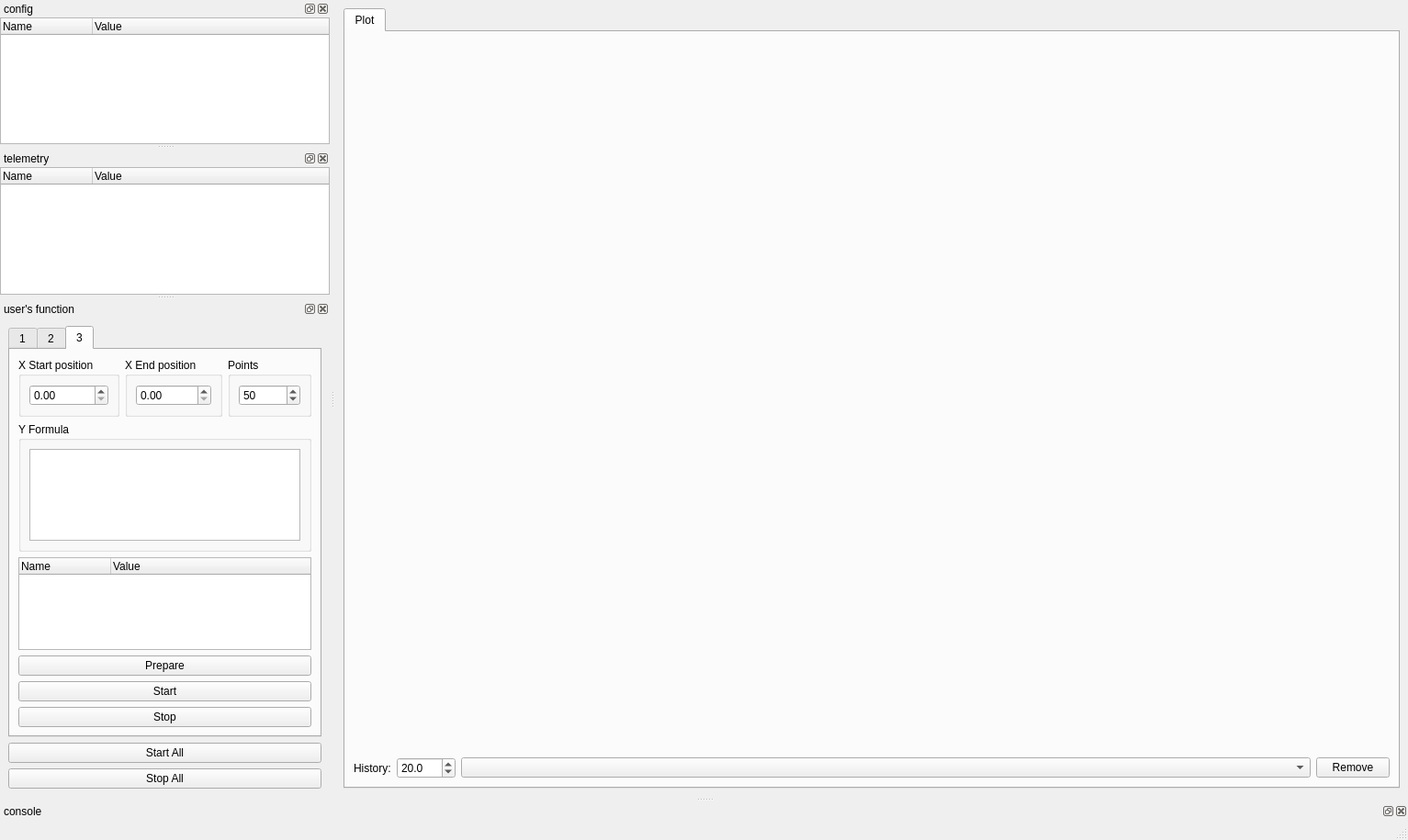
<?xml version="1.0" encoding="UTF-8"?>
<ui version="4.0">
 <class>TviewMainWindow</class>
 <widget class="QMainWindow" name="TviewMainWindow">
  <property name="geometry">
   <rect>
    <x>0</x>
    <y>0</y>
    <width>1533</width>
    <height>915</height>
   </rect>
  </property>
  <property name="windowTitle">
   <string>tview</string>
  </property>
  <property name="dockOptions">
   <set>QMainWindow::AllowTabbedDocks|QMainWindow::AnimatedDocks|QMainWindow::ForceTabbedDocks</set>
  </property>
  <widget class="QWidget" name="centralwidget">
   <layout class="QVBoxLayout" name="verticalLayout_3">
    <item>
     <widget class="QTabWidget" name="tabWidget">
      <property name="currentIndex">
       <number>0</number>
      </property>
      <widget class="QWidget" name="tab">
       <attribute name="title">
        <string>Plot</string>
       </attribute>
       <layout class="QVBoxLayout" name="verticalLayout_4">
        <item>
         <widget class="QWidget" name="plotHolderWidget" native="true">
          <property name="sizePolicy">
           <sizepolicy hsizetype="Preferred" vsizetype="Preferred">
            <horstretch>0</horstretch>
            <verstretch>1</verstretch>
           </sizepolicy>
          </property>
         </widget>
        </item>
        <item>
         <layout class="QHBoxLayout" name="horizontalLayout">
          <item>
           <widget class="QLabel" name="historyLabel">
            <property name="text">
             <string>History:</string>
            </property>
           </widget>
          </item>
          <item>
           <widget class="QDoubleSpinBox" name="historySpin">
            <property name="decimals">
             <number>1</number>
            </property>
            <property name="maximum">
             <double>5000.000000000000000</double>
            </property>
            <property name="value">
             <double>20.000000000000000</double>
            </property>
           </widget>
          </item>
          <item>
           <widget class="QComboBox" name="plotItemCombo">
            <property name="sizePolicy">
             <sizepolicy hsizetype="Preferred" vsizetype="Fixed">
              <horstretch>1</horstretch>
              <verstretch>0</verstretch>
             </sizepolicy>
            </property>
           </widget>
          </item>
          <item>
           <widget class="QPushButton" name="plotItemRemoveButton">
            <property name="text">
             <string>Remove</string>
            </property>
           </widget>
          </item>
         </layout>
        </item>
       </layout>
      </widget>
     </widget>
    </item>
   </layout>
  </widget>
  <widget class="QMenuBar" name="menubar">
   <property name="geometry">
    <rect>
     <x>0</x>
     <y>0</y>
     <width>1533</width>
     <height>22</height>
    </rect>
   </property>
  </widget>
  <widget class="QStatusBar" name="statusbar"/>
  <widget class="QDockWidget" name="consoleDock">
   <property name="windowTitle">
    <string>console</string>
   </property>
   <attribute name="dockWidgetArea">
    <number>8</number>
   </attribute>
   <widget class="QWidget" name="consoleDockWidget"/>
  </widget>
  <widget class="QDockWidget" name="configDock">
   <property name="windowTitle">
    <string>config</string>
   </property>
   <attribute name="dockWidgetArea">
    <number>1</number>
   </attribute>
   <widget class="QWidget" name="configDockWidget">
    <layout class="QVBoxLayout" name="verticalLayout">
     <property name="margin" stdset="0">
      <number>0</number>
     </property>
     <item>
      <widget class="QTreeWidget" name="configTreeWidget">
       <property name="baseSize">
        <size>
         <width>0</width>
         <height>0</height>
        </size>
       </property>
       <property name="columnCount">
        <number>2</number>
       </property>
       <attribute name="headerVisible">
        <bool>true</bool>
       </attribute>
       <column>
        <property name="text">
         <string notr="true">Name</string>
        </property>
       </column>
       <column>
        <property name="text">
         <string notr="true">Value</string>
        </property>
       </column>
      </widget>
     </item>
    </layout>
   </widget>
  </widget>
  <widget class="QDockWidget" name="telemetryDock">
   <property name="baseSize">
    <size>
     <width>0</width>
     <height>0</height>
    </size>
   </property>
   <property name="windowTitle">
    <string>telemetry</string>
   </property>
   <attribute name="dockWidgetArea">
    <number>1</number>
   </attribute>
   <widget class="QWidget" name="telemetryDockWidget">
    <layout class="QVBoxLayout" name="verticalLayout_2">
     <property name="margin" stdset="0">
      <number>0</number>
     </property>
     <item>
      <widget class="QTreeWidget" name="telemetryTreeWidget">
       <property name="baseSize">
        <size>
         <width>0</width>
         <height>0</height>
        </size>
       </property>
       <property name="columnCount">
        <number>2</number>
       </property>
       <attribute name="headerVisible">
        <bool>true</bool>
       </attribute>
       <column>
        <property name="text">
         <string notr="true">Name</string>
        </property>
       </column>
       <column>
        <property name="text">
         <string notr="true">Value</string>
        </property>
       </column>
      </widget>
     </item>
    </layout>
   </widget>
  </widget>
  <widget class="QDockWidget" name="usersFunctionDock">
   <property name="windowTitle">
    <string>user's function</string>
   </property>
   <attribute name="dockWidgetArea">
    <number>1</number>
   </attribute>
   <widget class="QWidget" name="verticalWidget">
    <layout class="QVBoxLayout" name="verticalLayout_5">
     <item>
      <widget class="QTabWidget" name="tabWidgetUsersFunction">
       <property name="currentIndex">
        <number>2</number>
       </property>
       <widget class="QWidget" name="tab0">
        <attribute name="title">
         <string>1</string>
        </attribute>
        <layout class="QVBoxLayout" name="verticalLayout_40">
         <item>
          <layout class="QHBoxLayout" name="horizontalLayoutX">
           <item>
            <widget class="QGroupBox" name="groupBoxStartPosition">
             <property name="title">
              <string>X Start position</string>
             </property>
             <layout class="QHBoxLayout" name="horizontalLayout_5">
              <item>
               <widget class="QDoubleSpinBox" name="doubleSpinBoxStartPosition_0"/>
              </item>
             </layout>
            </widget>
           </item>
           <item>
            <widget class="QGroupBox" name="groupBoxEndPosition">
             <property name="title">
              <string>X End position</string>
             </property>
             <layout class="QHBoxLayout" name="horizontalLayout_7">
              <item>
               <widget class="QDoubleSpinBox" name="doubleSpinBoxEndPosition_0"/>
              </item>
             </layout>
            </widget>
           </item>
           <item>
            <widget class="QGroupBox" name="groupBoxPoints">
             <property name="title">
              <string>Points</string>
             </property>
             <layout class="QHBoxLayout" name="horizontalLayout_8">
              <item>
               <widget class="QSpinBox" name="spinBox_0"/>
              </item>
             </layout>
            </widget>
           </item>
          </layout>
         </item>
         <item>
          <widget class="QGroupBox" name="groupBoxFormula">
           <property name="title">
            <string>Y Formula</string>
           </property>
           <layout class="QVBoxLayout" name="verticalLayout_6">
            <item>
             <widget class="QTextEdit" name="textEdit_0"/>
            </item>
           </layout>
          </widget>
         </item>
         <item>
          <widget class="QTreeWidget" name="usersFunctionTreeWidget_0">
           <property name="baseSize">
            <size>
             <width>0</width>
             <height>0</height>
            </size>
           </property>
           <property name="columnCount">
            <number>2</number>
           </property>
           <attribute name="headerVisible">
            <bool>true</bool>
           </attribute>
           <column>
            <property name="text">
             <string notr="true">Name</string>
            </property>
           </column>
           <column>
            <property name="text">
             <string notr="true">Value</string>
            </property>
           </column>
          </widget>
         </item>
         <item>
          <widget class="QPushButton" name="pushButtonPrepare_0">
           <property name="text">
            <string>Prepare</string>
           </property>
          </widget>
         </item>
         <item>
          <widget class="QPushButton" name="pushButtonStart_0">
           <property name="text">
            <string>Start</string>
           </property>
          </widget>
         </item>
         <item>
          <widget class="QPushButton" name="pushButtonStop_0">
           <property name="text">
            <string>Stop</string>
           </property>
          </widget>
         </item>
        </layout>
       </widget>
       <widget class="QWidget" name="tab1">
        <attribute name="title">
         <string>2</string>
        </attribute>
        <layout class="QVBoxLayout" name="verticalLayout_40">
         <item>
          <layout class="QHBoxLayout" name="horizontalLayoutX">
           <item>
            <widget class="QGroupBox" name="groupBoxStartPosition">
             <property name="title">
              <string>X Start position</string>
             </property>
             <layout class="QHBoxLayout" name="horizontalLayout_5">
              <item>
               <widget class="QDoubleSpinBox" name="doubleSpinBoxStartPosition_1"/>
              </item>
             </layout>
            </widget>
           </item>
           <item>
            <widget class="QGroupBox" name="groupBoxEndPosition">
             <property name="title">
              <string>X End position</string>
             </property>
             <layout class="QHBoxLayout" name="horizontalLayout_7">
              <item>
               <widget class="QDoubleSpinBox" name="doubleSpinBoxEndPosition_1"/>
              </item>
             </layout>
            </widget>
           </item>
           <item>
            <widget class="QGroupBox" name="groupBoxPoints">
             <property name="title">
              <string>Points</string>
             </property>
             <layout class="QHBoxLayout" name="horizontalLayout_8">
              <item>
               <widget class="QSpinBox" name="spinBox_1"/>
              </item>
             </layout>
            </widget>
           </item>
          </layout>
         </item>
         <item>
          <widget class="QGroupBox" name="groupBoxFormula">
           <property name="title">
            <string>Y Formula</string>
           </property>
           <layout class="QVBoxLayout" name="verticalLayout_6">
            <item>
             <widget class="QTextEdit" name="textEdit_1"/>
            </item>
           </layout>
          </widget>
         </item>
         <item>
          <widget class="QTreeWidget" name="usersFunctionTreeWidget_1">
           <property name="baseSize">
            <size>
             <width>0</width>
             <height>0</height>
            </size>
           </property>
           <property name="columnCount">
            <number>2</number>
           </property>
           <attribute name="headerVisible">
            <bool>true</bool>
           </attribute>
           <column>
            <property name="text">
             <string notr="true">Name</string>
            </property>
           </column>
           <column>
            <property name="text">
             <string notr="true">Value</string>
            </property>
           </column>
          </widget>
         </item>
         <item>
          <widget class="QPushButton" name="pushButtonPrepare_1">
           <property name="text">
            <string>Prepare</string>
           </property>
          </widget>
         </item>
         <item>
          <widget class="QPushButton" name="pushButtonStart_1">
           <property name="text">
            <string>Start</string>
           </property>
          </widget>
         </item>
         <item>
          <widget class="QPushButton" name="pushButtonStop_1">
           <property name="text">
            <string>Stop</string>
           </property>
          </widget>
         </item>
        </layout>
       </widget>
       <widget class="QWidget" name="tab2">
        <attribute name="title">
         <string>3</string>
        </attribute>
        <layout class="QVBoxLayout" name="verticalLayout_40">
         <item>
          <layout class="QHBoxLayout" name="horizontalLayoutX">
           <item>
            <widget class="QGroupBox" name="groupBoxStartPosition">
             <property name="title">
              <string>X Start position</string>
             </property>
             <layout class="QHBoxLayout" name="horizontalLayout_5">
              <item>
               <widget class="QDoubleSpinBox" name="doubleSpinBoxStartPosition_2">
                <property name="maximum">
                 <double>10000.000000000000000</double>
                </property>
               </widget>
              </item>
             </layout>
            </widget>
           </item>
           <item>
            <widget class="QGroupBox" name="groupBoxEndPosition">
             <property name="title">
              <string>X End position</string>
             </property>
             <layout class="QHBoxLayout" name="horizontalLayout_7">
              <item>
               <widget class="QDoubleSpinBox" name="doubleSpinBoxEndPosition_2">
                <property name="maximum">
                 <double>10000.000000000000000</double>
                </property>
               </widget>
              </item>
             </layout>
            </widget>
           </item>
           <item>
            <widget class="QGroupBox" name="groupBoxPoints">
             <property name="title">
              <string>Points</string>
             </property>
             <layout class="QHBoxLayout" name="horizontalLayout_8">
              <item>
               <widget class="QSpinBox" name="spinBox_2">
                <property name="maximum">
                 <number>1000000</number>
                </property>
                <property name="value">
                 <number>50</number>
                </property>
               </widget>
              </item>
             </layout>
            </widget>
           </item>
          </layout>
         </item>
         <item>
          <widget class="QGroupBox" name="groupBoxFormula">
           <property name="title">
            <string>Y Formula</string>
           </property>
           <layout class="QVBoxLayout" name="verticalLayout_6">
            <item>
             <widget class="QTextEdit" name="textEdit_2"/>
            </item>
           </layout>
          </widget>
         </item>
         <item>
          <widget class="QTreeWidget" name="usersFunctionTreeWidget_2">
           <property name="baseSize">
            <size>
             <width>0</width>
             <height>0</height>
            </size>
           </property>
           <property name="columnCount">
            <number>2</number>
           </property>
           <attribute name="headerVisible">
            <bool>true</bool>
           </attribute>
           <column>
            <property name="text">
             <string notr="true">Name</string>
            </property>
           </column>
           <column>
            <property name="text">
             <string notr="true">Value</string>
            </property>
           </column>
          </widget>
         </item>
         <item>
          <widget class="QPushButton" name="pushButtonPrepare_2">
           <property name="text">
            <string>Prepare</string>
           </property>
          </widget>
         </item>
         <item>
          <widget class="QPushButton" name="pushButtonStart_2">
           <property name="text">
            <string>Start</string>
           </property>
          </widget>
         </item>
         <item>
          <widget class="QPushButton" name="pushButtonStop_2">
           <property name="text">
            <string>Stop</string>
           </property>
          </widget>
         </item>
        </layout>
       </widget>
      </widget>
     </item>
     <item>
      <widget class="QPushButton" name="pushButtonStartAll">
       <property name="text">
        <string>Start All</string>
       </property>
      </widget>
     </item>
     <item>
      <widget class="QPushButton" name="pushButtonStopAll">
       <property name="text">
        <string>Stop All</string>
       </property>
      </widget>
     </item>
    </layout>
   </widget>
  </widget>
 </widget>
 <resources/>
 <connections/>
</ui>
